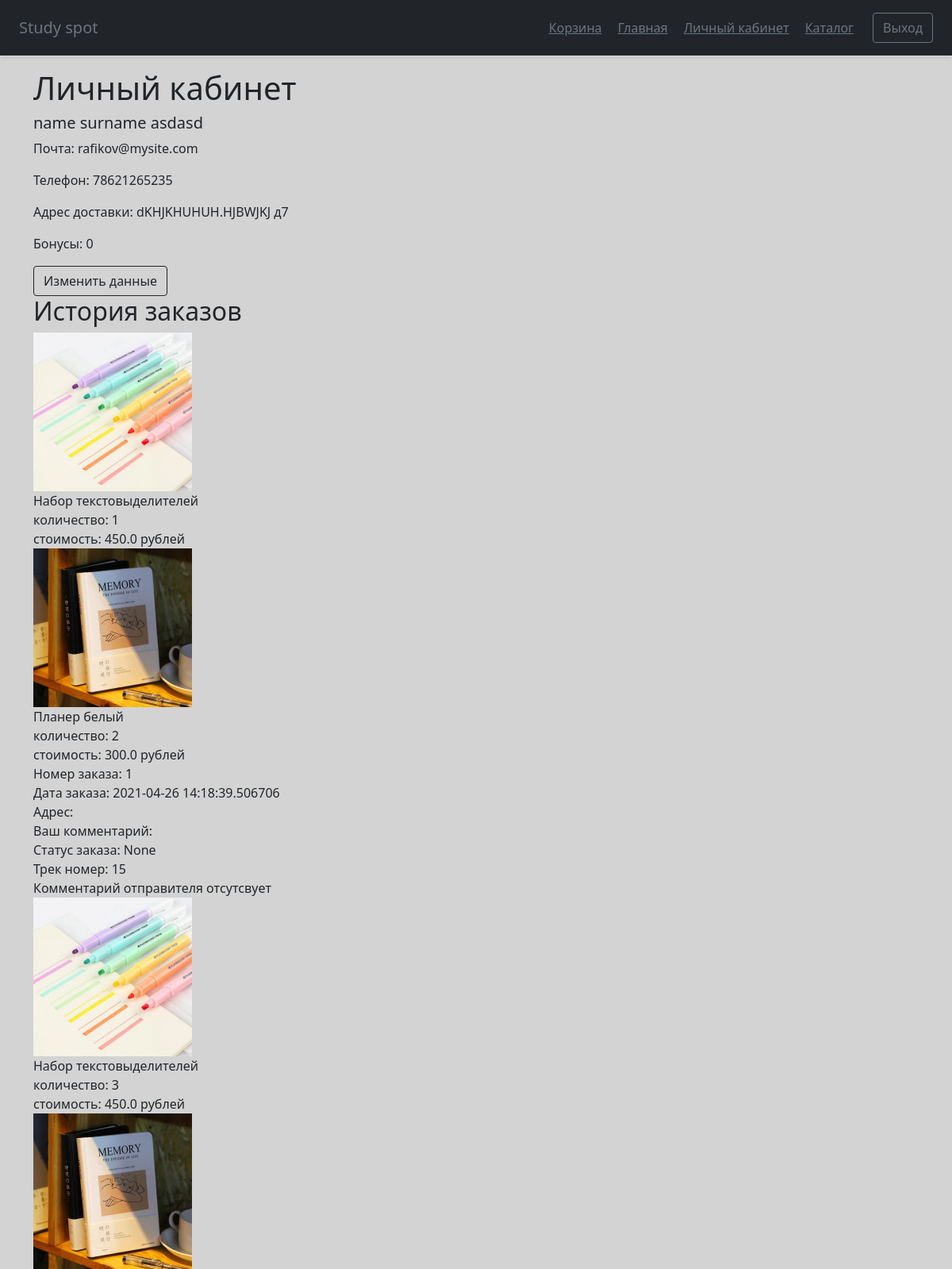
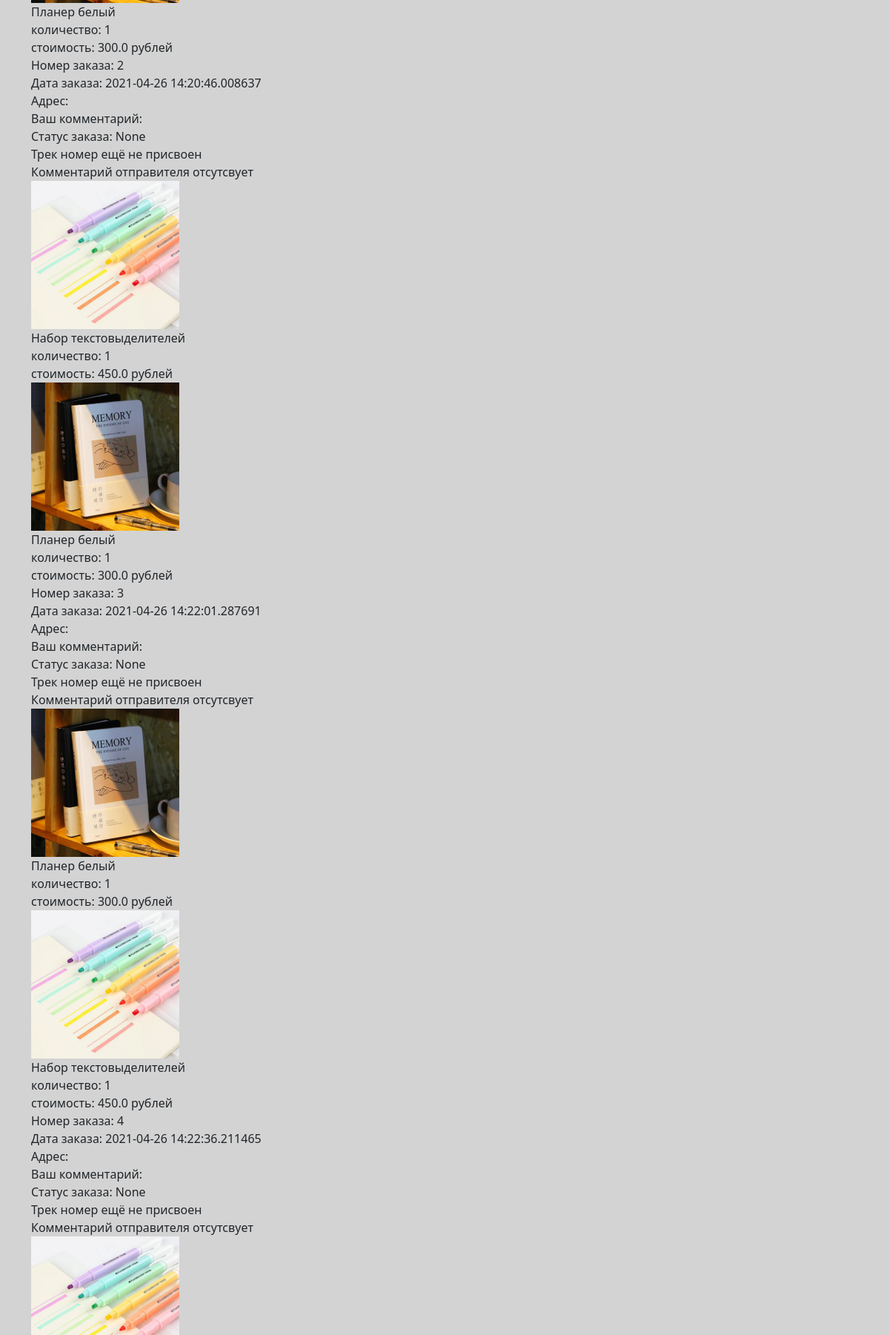
Screenshot of /personal_info (signed in, upper part) with the database file from the repository (2 pictures, top to bottom).
### main.py (models this page shows)
class Users(db.Model):  # таблица пользователей
    id = db.Column(db.Integer, primary_key=True, autoincrement=True)
    email = db.Column(db.String(30), index=True, unique=True, nullable=True)  # почта
    password = db.Column(db.String(150), nullable=True)   # пароль(хэшируется)
    name = db.Column(db.String(30), nullable=True)  # имя пользователя
    surname = db.Column(db.String(30), nullable=True)   # фамилия
    patronic = db.Column(db.String(30), nullable=True)  # отчество
    phone = db.Column(db.String(15), nullable=True)  # номер телефона
    bonuses = db.Column(db.Float, nullable=True)   # бонусный счет
    address = db.Column(db.String(200), nullable=True)  # адрес доставки(?)

class Orders(db.Model):  # таблица заказов
    id = db.Column(db.Integer, primary_key=True, autoincrement=True)  # номер заказа
    id_of_user = db.Column(db.Integer,  db.ForeignKey("users.id"))  # id заказчика из таблицы пользователей
    address = db.Column(db.String(200), nullable=True)  # адрес доставки
    email = db.Column(db.String(30), index=True, nullable=True)  # почта пользователя
    track_num = db.Column(db.String(30), nullable=True)  # трек номер
    comment_of_user = db.Column(db.String(200), nullable=True)  # комментарий заказчика
    comment_of_sender = db.Column(db.String(200), nullable=True)  # комментарий отправителя
    status = db.Column(db.String(30), nullable=True)  # статус заказа
    created_date = db.Column(db.DateTime,
                default=datetime.datetime.now)   # дата создания
    item = db.Column(db.String(300), index=True, nullable=True)   # товары

class Items(db.Model):  # таблица со всеми товарами
    id = db.Column(db.Integer, primary_key=True, autoincrement=True)
    name = db.Column(db.String(100), nullable=True)   # название товара
    description = db.Column(db.Text, nullable=True)  # описание
    photo_url = db.Column(db.Text, nullable=True)  # ссылка на фотографию
    count = db.Column(db.Integer, nullable=True)  # количество товара на складе
    price = db.Column(db.Float, nullable=True)   # стоимость 1 единицы товара

### main.py (the view)
    @app.route('/personal_info')  # личный кабинет, если пользователь не зарегистрирован - вернет на главную страницу
    def personal_info():
        info_user = Users.query.filter(Users.id == int(session['id'])).all()[0]
        info_orders = Orders.query.filter(Orders.id_of_user == int(session['id'])).all()
        print(len(info_orders))
        return render_template('personal_info.html', title='Личный кабинет', css_file='personal_info.css',
            class_main='container', user=info_user, orders=info_orders,
            Users=Users, Items=Items)

### templates/personal_info.html
{% extends "base.html" %}
{% block content %}
<div class="user info">
<h1>Личный кабинет</h1>
<h5>{{ user.name }} {{ user.surname }} {{ user.patronic }}</h5>
<p>Почта: {{ user.email }}</p>
<p>Телефон: {{ user.phone }}</p>
    <p>Адрес доставки: {{ user.address }}</p>
<p>Бонусы: {{ user.bonuses if user.bonuses else 0 }}</p>
    <a class="btn btn-outline-dark" href="./info_changing">Изменить данные</a>
</div>
<div>
{% if orders %}
    <h2>История заказов</h2>
    {% for order in orders%}
        <div class="orders info">
            {% for item in order.item.split(';') %}
                <img src="/{{ Items.query.filter(Items.id == item.split(',')[0]).all()[0].photo_url }}" width="200px" height="200px"><br>
                <a>{{ Items.query.filter(Items.id == item.split(',')[0]).all()[0].name }}</a><br>
                <a>количество: {{ item.split(',')[1] }}</a><br>
                <a>стоимость: {{ Items.query.filter(Items.id == item.split(',')[0]).all()[0].price }} рублей</a><br>
            {% endfor %}
        <a>Номер заказа: {{order.id}}</a><br>
        <a>Дата заказа: {{order.created_date}}</a><br>
        <a>Адрес: {{order.address}}</a><br>
        <a>Ваш комментарий: {{order.comment_of_user}}</a><br>
        <a>Статус заказа: {{order.status}}</a><br>
            {% if order.track_num %}
            <a>Трек номер: {{order.track_num}}</a><br>
            {% else %}
            <a>Трек номер ещё не присвоен</a><br>
            {% endif %}
            {% if order.comment_of_sender %}
            <a>Комментарий отправителя: {{order.comment_of_sender}}</a><br>
            {% else %}
            <a>Комментарий отправителя отсутсвует</a><br>
            {% endif %}
        </div>
    {% endfor %}
{% else %}
    <h4>История заказов пуста</h4>
{% endif %}
</div>
{% endblock %}

### static/css/personal_info.css (style rules this page uses)
body { background-color: lightgrey; }

### rows the page displays
Users: name "name", surname "surname", patronic "asdasd", email "rafikov@mysite.com", phone "78621265235", address "dKHJKHUHUH.HJBWJKJ д7", bonuses "0"
Orders: query.filter (picture), item "1" "2", id "1", created_date "2021-04-26 14:18:39.506706", status "None", track_num "15", shows "Комментарий отправителя отсутсвует"
Items: query.filter "Набор текстовыделителей" "Набор текстовыделителей" "Набор текстовыделителей" "Набор текстовыделителей", query.filter "450.0" "450.0" "450.0" "450.0"
Items: query.filter "Планер белый" "Планер белый" "Планер белый" "Планер белый", query.filter "300.0" "300.0" "300.0" "300.0"
Orders: query.filter (picture), item "3" "1", id "2", created_date "2021-04-26 14:20:46.008637", status "None", shows "Трек номер ещё не присвоен", shows "Комментарий отправителя отсутсвует"
Orders: query.filter (picture), item "1" "1", id "3", created_date "2021-04-26 14:22:01.287691", status "None", shows "Трек номер ещё не присвоен", shows "Комментарий отправителя отсутсвует"
Orders: query.filter (picture), item "1" "1", id "4", created_date "2021-04-26 14:22:36.211465", status "None", shows "Трек номер ещё не присвоен", shows "Комментарий отправителя отсутсвует"
Orders: query.filter (picture)
